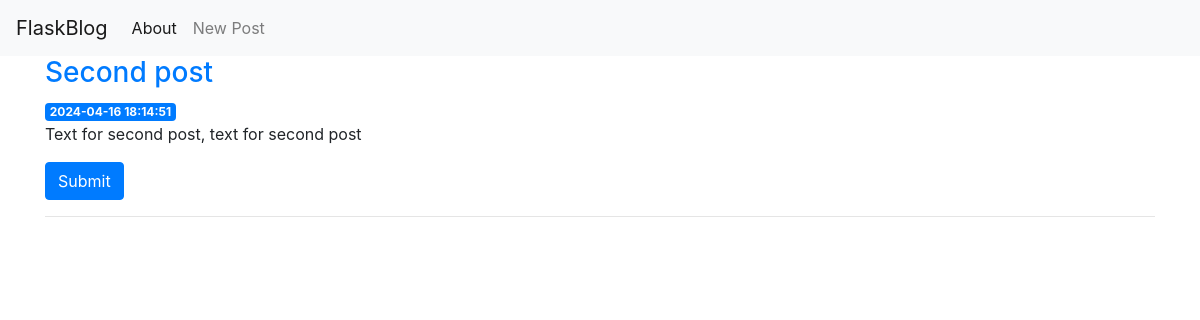
/2, run on the app's committed database.
### tables this page shows
CREATE TABLE posts (
    id INTEGER PRIMARY KEY AUTOINCREMENT,
    created TIMESTAMP NOT NULL DEFAULT CURRENT_TIMESTAMP,
    title TEXT NOT NULL,
    content TEXT NOT NULL
);

### app.py (the view)
@app.route('/<int:post_id>')
def post_render(post_id):
    post = get_post(post_id)
    return render_template('post.html', post=post)

### app.py (called while the page is built)
def get_db_connection():
    conn = sqlite3.connect('blog_db.db')
    conn.row_factory = sqlite3.Row
    return conn

def get_post(post_id):
    conn = get_db_connection()
    post = conn.execute("""SELECT * FROM posts WHERE id == ?""",
                        (post_id,)).fetchone()
    conn.close()
    if post is None:
        abort(404)
    return post

### templates/post.html (shortened to what this page needs)
{% extends 'base.html' %}
{% block content %}
        <a href="#">
            <h3>{{ post['title'] }}</h3>
        </a>
        <span class="badge badge-primary">{{ post['created'] }}</span>
        <p>{{ post['content'] }}</p>
        <a href="{{ url_for('edit', post_id=post['id']) }}">
            <button type="submit" class="btn btn-primary">Submit</button>
        </a>
        <hr>
{% endblock %}

### data on the page
posts: title "Second post", created "2024-04-16 18:14:51", content "Text for second post, text for second post"
